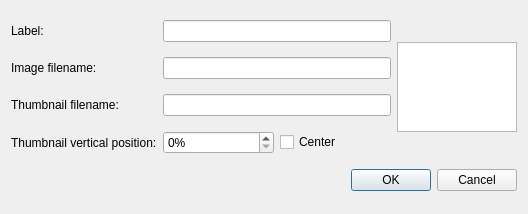
<?xml version="1.0" encoding="UTF-8"?>
<ui version="4.0">
 <class>Dialog</class>
 <widget class="QDialog" name="Dialog">
  <property name="windowModality">
   <enum>Qt::WindowModal</enum>
  </property>
  <property name="geometry">
   <rect>
    <x>0</x>
    <y>0</y>
    <width>528</width>
    <height>214</height>
   </rect>
  </property>
  <property name="windowTitle">
   <string>Picture Editor</string>
  </property>
  <property name="modal">
   <bool>true</bool>
  </property>
  <layout class="QGridLayout" name="gridLayout">
   <property name="sizeConstraint">
    <enum>QLayout::SetNoConstraint</enum>
   </property>
   <item row="3" column="0">
    <widget class="QLabel" name="LblThumbPos">
     <property name="text">
      <string>Thumbnail vertical position:</string>
     </property>
     <property name="buddy">
      <cstring>SbThumbPos</cstring>
     </property>
    </widget>
   </item>
   <item row="0" column="1" colspan="2">
    <widget class="QLineEdit" name="LeLabel"/>
   </item>
   <item row="2" column="0">
    <widget class="QLabel" name="LblThumbFilename">
     <property name="text">
      <string>Thumbnail filename:</string>
     </property>
     <property name="buddy">
      <cstring>LeThumbFilename</cstring>
     </property>
    </widget>
   </item>
   <item row="2" column="1" colspan="2">
    <widget class="FilenameEdit" name="LeThumbFilename"/>
   </item>
   <item row="3" column="2">
    <widget class="QCheckBox" name="CbThumbCenter">
     <property name="text">
      <string>Center</string>
     </property>
    </widget>
   </item>
   <item row="1" column="0">
    <widget class="QLabel" name="LblOriginalFilename">
     <property name="text">
      <string>Image filename:</string>
     </property>
     <property name="buddy">
      <cstring>LeOriginalFilename</cstring>
     </property>
    </widget>
   </item>
   <item row="3" column="1">
    <widget class="QSpinBox" name="SbThumbPos">
     <property name="suffix">
      <string>%</string>
     </property>
     <property name="maximum">
      <number>512</number>
     </property>
    </widget>
   </item>
   <item row="0" column="0">
    <widget class="QLabel" name="LblLabel">
     <property name="text">
      <string>Label:</string>
     </property>
     <property name="buddy">
      <cstring>LeLabel</cstring>
     </property>
    </widget>
   </item>
   <item row="1" column="1" colspan="2">
    <widget class="FilenameEdit" name="LeOriginalFilename"/>
   </item>
   <item row="4" column="0" colspan="4">
    <widget class="QDialogButtonBox" name="BbMain">
     <property name="orientation">
      <enum>Qt::Horizontal</enum>
     </property>
     <property name="standardButtons">
      <set>QDialogButtonBox::Cancel|QDialogButtonBox::Ok</set>
     </property>
    </widget>
   </item>
   <item row="0" column="3" rowspan="4">
    <widget class="QGraphicsView" name="GvThumbPreview">
     <property name="enabled">
      <bool>true</bool>
     </property>
     <property name="sizePolicy">
      <sizepolicy hsizetype="Fixed" vsizetype="Fixed">
       <horstretch>0</horstretch>
       <verstretch>0</verstretch>
      </sizepolicy>
     </property>
     <property name="minimumSize">
      <size>
       <width>120</width>
       <height>90</height>
      </size>
     </property>
     <property name="maximumSize">
      <size>
       <width>120</width>
       <height>90</height>
      </size>
     </property>
     <property name="verticalScrollBarPolicy">
      <enum>Qt::ScrollBarAlwaysOff</enum>
     </property>
     <property name="horizontalScrollBarPolicy">
      <enum>Qt::ScrollBarAlwaysOff</enum>
     </property>
     <property name="transformationAnchor">
      <enum>QGraphicsView::NoAnchor</enum>
     </property>
    </widget>
   </item>
  </layout>
 </widget>
 <customwidgets>
  <customwidget>
   <class>FilenameEdit</class>
   <extends>QLineEdit</extends>
   <header>widgets.FilenameEdit</header>
  </customwidget>
 </customwidgets>
 <tabstops>
  <tabstop>LeLabel</tabstop>
  <tabstop>LeOriginalFilename</tabstop>
  <tabstop>LeThumbFilename</tabstop>
  <tabstop>SbThumbPos</tabstop>
  <tabstop>CbThumbCenter</tabstop>
  <tabstop>GvThumbPreview</tabstop>
 </tabstops>
 <resources/>
 <connections>
  <connection>
   <sender>BbMain</sender>
   <signal>accepted()</signal>
   <receiver>Dialog</receiver>
   <slot>accept()</slot>
   <hints>
    <hint type="sourcelabel">
     <x>257</x>
     <y>204</y>
    </hint>
    <hint type="destinationlabel">
     <x>157</x>
     <y>274</y>
    </hint>
   </hints>
  </connection>
  <connection>
   <sender>BbMain</sender>
   <signal>rejected()</signal>
   <receiver>Dialog</receiver>
   <slot>reject()</slot>
   <hints>
    <hint type="sourcelabel">
     <x>325</x>
     <y>204</y>
    </hint>
    <hint type="destinationlabel">
     <x>286</x>
     <y>274</y>
    </hint>
   </hints>
  </connection>
  <connection>
   <sender>CbThumbCenter</sender>
   <signal>toggled(bool)</signal>
   <receiver>SbThumbPos</receiver>
   <slot>setDisabled(bool)</slot>
   <hints>
    <hint type="sourcelabel">
     <x>317</x>
     <y>142</y>
    </hint>
    <hint type="destinationlabel">
     <x>253</x>
     <y>159</y>
    </hint>
   </hints>
  </connection>
 </connections>
</ui>
